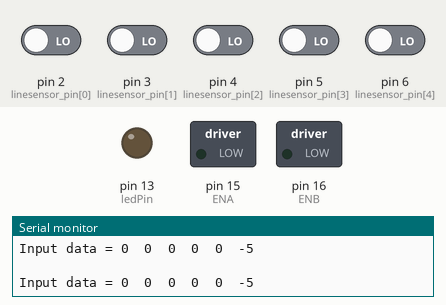
A sketch run on a simulated Arduino Mega 2560, built with avr-gcc and run on an emulated ATmega2560. Parts: switched loads named in the sketch (green lamp = pin HIGH), output pins drawn as LEDs (lit = HIGH), the last lines printed to the serial monitor. The inputs (shaded band) are chosen by the test bench; at power-on: pin 2 (linesensor_pin[0]), pin 3 (linesensor_pin[1]), pin 4 (linesensor_pin[2]), pin 5 (linesensor_pin[3]), pin 6 (linesensor_pin[4]) LOW.

Above: at 1.2 s.
1.3 s: pin 5 (linesensor_pin[3]) driven HIGH
At 2.5 s:
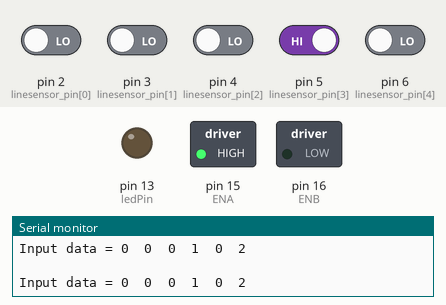
2.8 s: pin 2 (linesensor_pin[0]) driven HIGH
At 3.5 s:
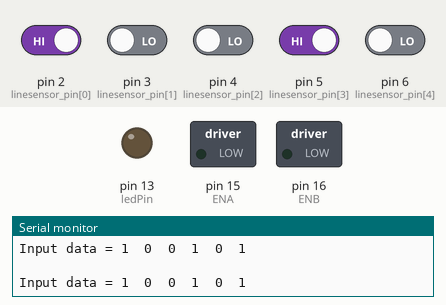
5.8 s: pin 5 (linesensor_pin[3]) driven LOW
At 6.6 s:
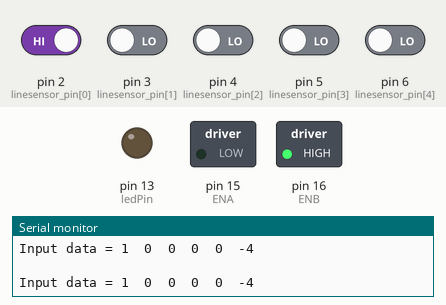
7.3 s: pin 4 (linesensor_pin[2]) driven HIGH
At 7.6 s:
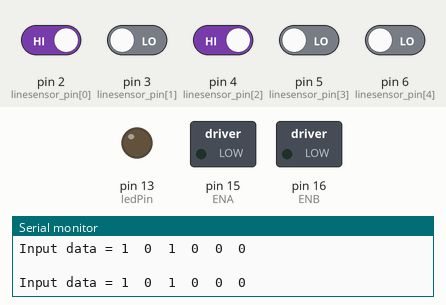
10.3 s: pin 4 (linesensor_pin[2]) driven LOW
At 11.5 s:
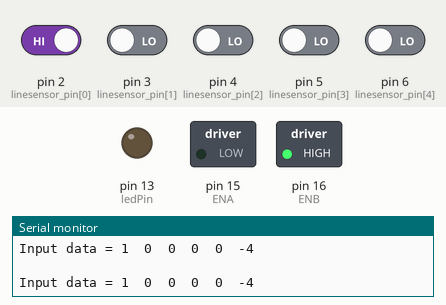
11.8 s: pin 6 (linesensor_pin[4]) driven HIGH
At 12.8 s:
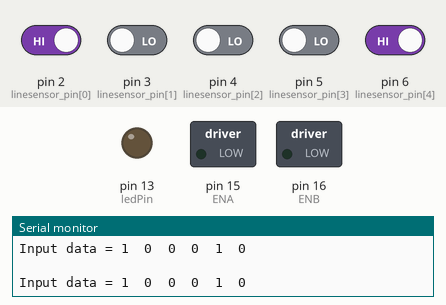
Timing chart, 0 to 14.8 s (numbered marks = the images above; inputs shaded):
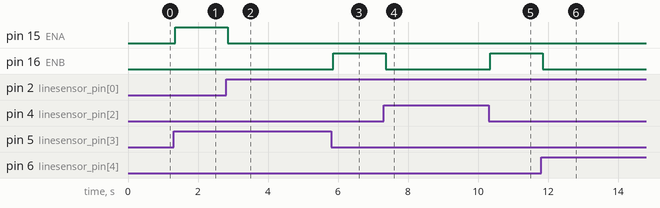

Measured:
- after the input at 1.3 s, pin 15 (ENA): LOW → HIGH after 0.05 s
- after the input at 2.8 s, pin 15 (ENA): HIGH → LOW after 0.05 s
- after the input at 5.8 s, pin 16 (ENB): LOW → HIGH after 0.07 s
- after the input at 7.3 s, pin 16 (ENB): HIGH → LOW after 0.07 s
- after the input at 10.3 s, pin 16 (ENB): LOW → HIGH after 0.05 s
- after the input at 11.8 s, pin 16 (ENB): HIGH → LOW after 0.05 s

The sketch:

20240603_LINE_TRACING.ino
```cpp
#define LINE_DETECT_WHITE 1
#define ledPin 13

#define motor_speed_offset 10

#define ENA 15
#define IN1 30
#define IN2 31
#define IN3 32
#define IN4 33
#define ENB 16

int linesensor_data[5] = {0, 0, 0, 0, 0};
int linesensor_pin[5] = {2,3,4,5,6};

int read_digital_line_sensor(void)
{
  int i;
  int sum = 0;

  for(i=0;i<5;i++){
    if(LINE_DETECT_WHITE == 0){
      linesensor_data[i] = 1 - digitalRead(linesensor_pin[i]);
      }
      else{
        linesensor_data[i] = digitalRead(linesensor_pin[i]);
      }
      sum += linesensor_data[i];
    }

  if(sum == 5){
    return sum;
    }
  else if(sum == 2){
    if( (linesensor_data[3] == 1) && (linesensor_data[4] == 1) ) return 3;
    if( (linesensor_data[2] == 1) && (linesensor_data[3] == 1) ) return 1;
    if( (linesensor_data[1] == 1) && (linesensor_data[2] == 1) ) return -1;
    if( (linesensor_data[0] == 1) && (linesensor_data[1] == 1) ) return -3;
    }
  else if(sum == 1){
    if(linesensor_data[0] == 1) return -4;
    if(linesensor_data[1] == 1) return -2;
    if(linesensor_data[2] == 1) return 0;
    if(linesensor_data[3] == 1) return 2;
    if(linesensor_data[4] == 1) return 4;
    }
  else if(sum == 3){
    return -10;
    }
  else{
    return -5;
    }
}


void setup() {

  int i;

  pinMode(ledPin, OUTPUT);

  for(i=0;i<5;i++){
      pinMode(linesensor_pin[i], INPUT);
    }
  Serial.begin(9600);
}

void motor_A_control(int direction_a, int motor_speed_a)
{
  if(direction_a == HIGH)
  {
     digitalWrite(IN1, LOW); //모터의 방향 제어
     digitalWrite(IN2, HIGH);
     analogWrite(ENA,motor_speed_a); //모터의 속도 제어

  }
  else
  {
    digitalWrite(IN1, HIGH);
    digitalWrite(IN2, LOW);
    analogWrite(ENA,motor_speed_a);
  }
}

void motor_B_control(int direction_b, int motor_speed_b)
{
  if(direction_b == HIGH)
  {
     digitalWrite(IN3, LOW); //모터의 방향 제어
     digitalWrite(IN4, HIGH);
     analogWrite(ENB,motor_speed_b); //모터의 속도 제어

  }
  else
  {
    digitalWrite(IN3, HIGH);
    digitalWrite(IN4, LOW);
    analogWrite(ENB,motor_speed_b);
  }
}

void line_following(int line_type)
{
  switch(line_type){
    case -5:
          motor_A_control(HIGH,20);
          motor_B_control(HIGH,80);
          break;

    case -4:
      // 왼쪽으로 큰 각도로 회전
          motor_B_control(HIGH,200);
          motor_A_control(LOW,105);
          break;
    case -3:
      // 왼쪽으로 약간 각도로 회전
          motor_B_control(HIGH,180);
          motor_A_control(LOW,65);
          break;

    case -2:
      // 왼쪽으로 약간 각도로 회전
          motor_B_control(HIGH,160);
          motor_A_control(LOW,35);
          break;

    case -1:
      // 왼쪽으로 작은 각도로 회전
          motor_B_control(HIGH,140);
          motor_A_control(HIGH,10);
          break;

    case 0:
      // 직진
          motor_A_control(HIGH,255);
          motor_B_control(HIGH,255);


    case 1:
      // 오른쪽으로 작은 각도로 회전
          motor_B_control(HIGH,20);
          motor_A_control(HIGH,115);
          break;

    case 2:
      // 오른쪽으로 약간 각도로 회전
          motor_B_control(LOW,10);
          motor_A_control(HIGH,135);
          break;

    case 3:
      // 오른쪽으로 약간 각도로 회전
          motor_B_control(LOW,40);
          motor_A_control(HIGH,155);
          break;

    case 4:
      // 오른쪽으로 큰 각도로 회전
          motor_B_control(LOW,100);
          motor_A_control(HIGH,175);
          break;
    case 5:
          motor_B_control(LOW,0);
          motor_A_control(HIGH,0);
          break;
    case -10:
      // 선을 발견하지 못한 경우, 정지
          motor_B_control(HIGH,0);
          motor_A_control(LOW,0);
          break;
  }
}

void loop() {
  int i;

  int line_type = 0;
  line_type = read_digital_line_sensor();

  Serial.print("Input data = ");

  for(i=0;i<5;i++){
      Serial.print(linesensor_data[i]);
      Serial.print("  ");
    }
    Serial.println(line_type);
    Serial.println("  ");

    line_following(line_type);
}
```
